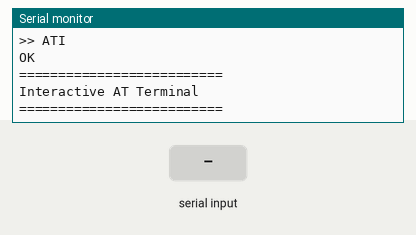
Simulated run of this sketch. Board: ESP32. On the bench: the last lines printed to the serial monitor. The inputs (shaded band) are chosen by the test bench. The modem accepts every AT command (registered, SIM ready, sends succeed) and sends nothing else.

Above: at 13.2 s.
13.3 s: "1\n" received over the second serial link
At 13.8 s:
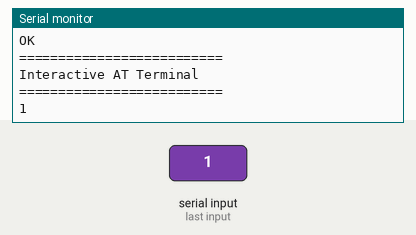
14.8 s: "0\n" received over the second serial link
At 16.1 s:
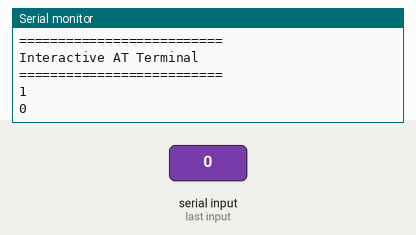

The sketch:

Basic_Command.ino
```cpp
#include <HardwareSerial.h>

HardwareSerial modem(2);

String cmd = "";

void sendAT(const char *cmd)
{
  Serial.print("\n>> ");
  Serial.println(cmd);

  modem.println(cmd);

  unsigned long start = millis();

  while (millis() - start < 2000)
  {
    while (modem.available())
      Serial.write(modem.read());
  }
}

void setup()
{
  Serial.begin(115200);
  modem.begin(115200, SERIAL_8N1, 16, 17);

  Serial.println("Waiting for modem...");
  delay(8000);

  sendAT("ATE0");
  sendAT("ATI");

  Serial.println("\n==========================");
  Serial.println("Interactive AT Terminal");
  Serial.println("==========================");
}

void loop()
{
  while (Serial.available())
  {
    char c = Serial.read();

    if (c == '\r' || c == '\n')
    {
      if (cmd.length())
      {
        modem.println(cmd);
        cmd = "";
      }
    }
    else
    {
      cmd += c;
    }
  }

  while (modem.available())
  {
    Serial.write(modem.read());
  }
}
```

Measured:
- after the input at 13.3 s, the serial monitor: prints a new line at once (image 1)
- after the input at 14.8 s, the serial monitor: prints a new line at once (image 2)
